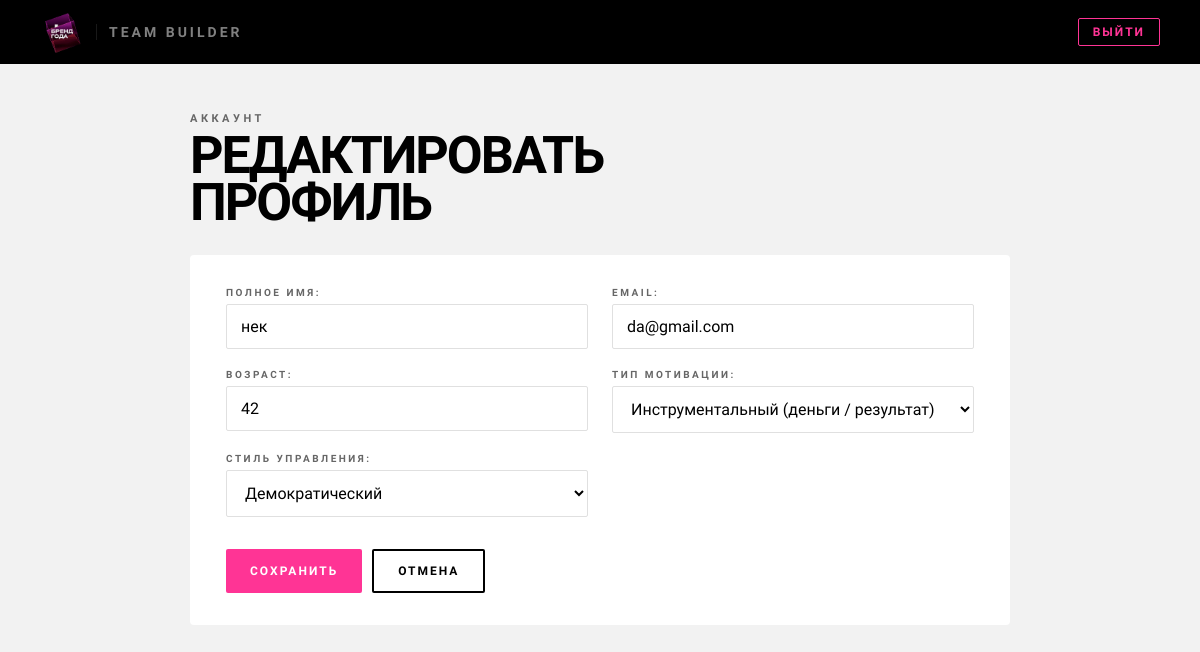
/profile/edit/ (signed in), run on an earlier commit of the app's database.
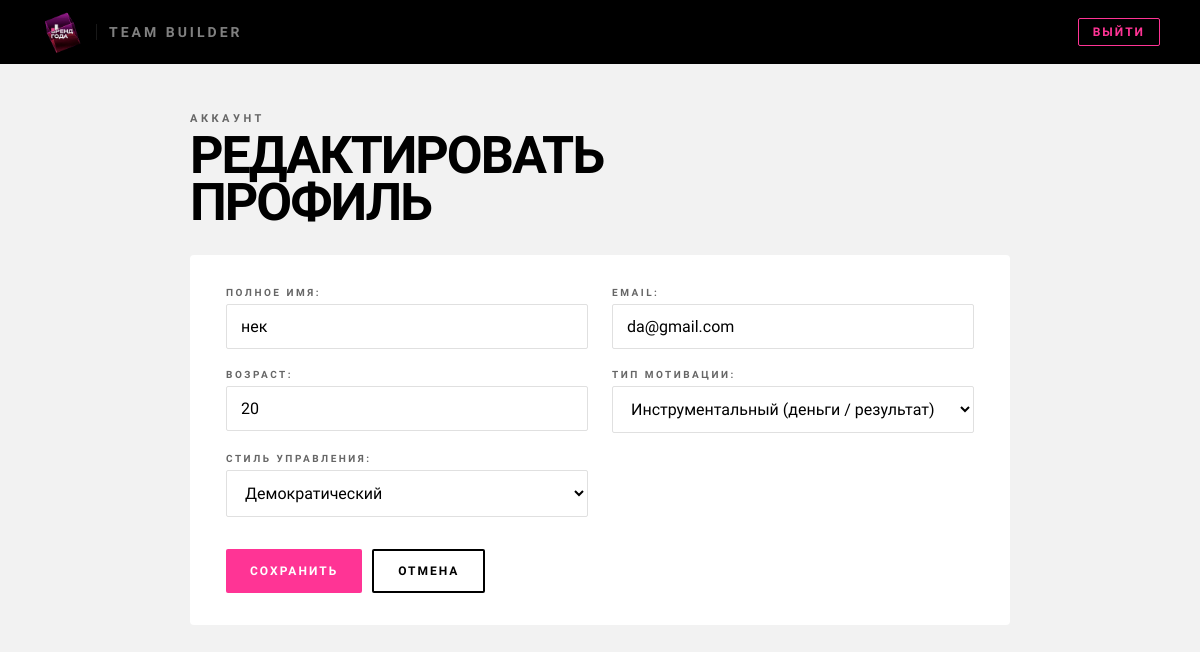
And on a later commit of the database.
### core/models.py (models this page shows, shortened)
class CustomUser(AbstractUser):
    is_manager  = models.BooleanField(default=True,  verbose_name="Руководитель")
    is_employee = models.BooleanField(default=False, verbose_name="Сотрудник")
    disc_profile = models.JSONField(
        null=True,
        blank=True,
        verbose_name="DISC профиль руководителя",
        help_text='{"D": 80, "I": 40, "S": 30, "C": 60}'
    )
    gerchikov_type = models.CharField(
        max_length=50,
        choices=GERCHIKOV_CHOICES,
        null=True,
        blank=True,
        verbose_name="Тип мотивации по Герчикову"
    )
    age        = models.PositiveIntegerField(null=True, blank=True, verbose_name="Возраст")
    generation = models.CharField(
        max_length=10,
        choices=GENERATION_CHOICES,
        null=True,
        blank=True,
        verbose_name="Поколение"
    )
    leadership_style = models.CharField(
        max_length=50,
        choices=[
            ('authoritarian', 'Авторитарный'),
            ('democratic',    'Демократический'),
            ('coaching',      'Коучинг'),
            ('delegating',    'Делегирующий'),
        ],
        null=True,
        blank=True,
        verbose_name="Стиль управления"
    )
    role_style = models.TextField(blank=True, verbose_name="Описание стиля управления")
    class Meta:
        verbose_name        = "Пользователь"
        verbose_name_plural = "Пользователи"

### core/views.py (the view)
# urls.py: path('profile/edit/', profile_edit_view, name='profile_edit'),
@login_required
def profile_edit_view(request):
    if request.method == "POST":
        form = ProfileEditForm(request.POST, instance=request.user)
        if form.is_valid():
            form.save()
            return redirect("profile")
    else:
        form = ProfileEditForm(instance=request.user)
    return render(request, "profile_edit.html", {"form": form})

### core/forms.py
class ProfileEditForm(forms.ModelForm):
    class Meta:
        model = CustomUser
        fields = [
            "first_name",
            "email",
            "age",
            "gerchikov_type",
            "leadership_style",
        ]
        labels = {
            "first_name": "Полное имя",
            "email": "Email",
            "age": "Возраст",
            "gerchikov_type": "Тип мотивации",
            "leadership_style": "Стиль управления",
        }

### templates/profile_edit.html (shortened to what this page needs)
{% load static %}
<!DOCTYPE html>
<html lang="ru">
<head>
    <link rel="stylesheet" href="{% static 'css/base.css' %}">
    <link rel="stylesheet" href="{% static 'css/profile.css' %}">
</head>
<body>
    <header class="header">
        <a href="/" class="logo">
            <img src="{% static 'img/logo.caf05db1.gif' %}" alt="Логотип" class="logo-img">
            <span class="logo-app-name">Team Builder</span>
        </a>
        <a href="{% url 'logout' %}" class="btn-logout">Выйти</a>
    </header>
    <main class="page">
        <p class="breadcrumb">Аккаунт</p>
        <h1 class="page-title">Редактировать<br>профиль</h1>
        <div class="card">
            <form method="post">
                <div class="fields-grid">
                    {% for field in form %}
                        <div class="field">
                            {{ field.label_tag }}
                            {{ field }}
                        </div>
                    {% endfor %}
                </div>
                <div class="actions">
                    <button type="submit" class="btn-primary">Сохранить</button>
                    <a href="{% url 'profile' %}" class="btn-secondary">Отмена</a>
                </div>
            </form>
        </div>
    </main>
</body>
</html>

What changed in the data, as far as the page shows it:
changed CustomUser "нек": age "42" → "20"
